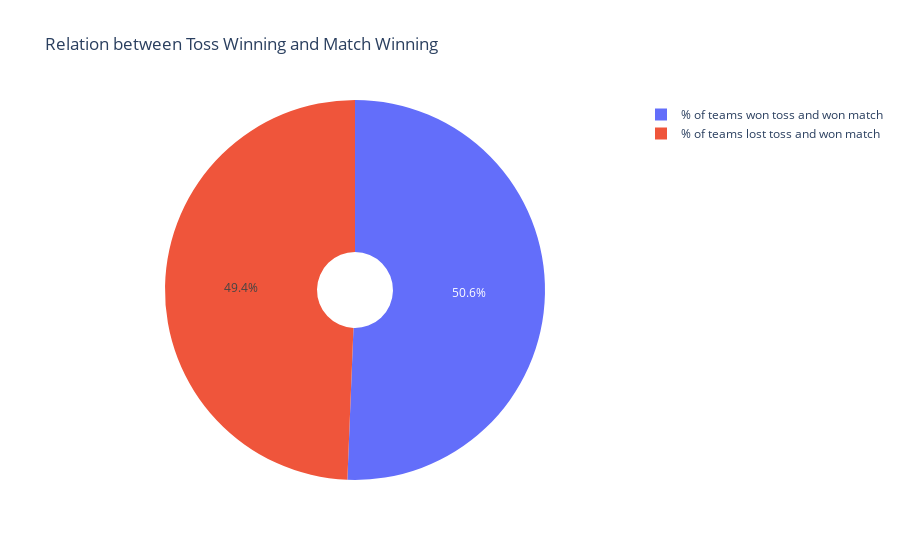

This figure's notebook cell:
### Code cell
trace = go.Pie(labels = labels, values = values, hole = 0.2)
data = [trace]
fig = go.Figure(data=data)
fig.update_layout(title_text="Relation between Toss Winning and Match Winning")

fig.show()

### Figure 1 — Plotly figure (JSON) as saved in the notebook; plotly's stock layout.template omitted (floating-point values rounded to 4 significant figures)
{"data": [{"hole": 0.2, "labels": ["% of teams won toss and won match", "% of teams lost toss and won match"], "type": "pie", "values": [554, 540]}], "layout": {"autosize": true, "title": {"text": "Relation between Toss Winning and Match Winning"}}}
